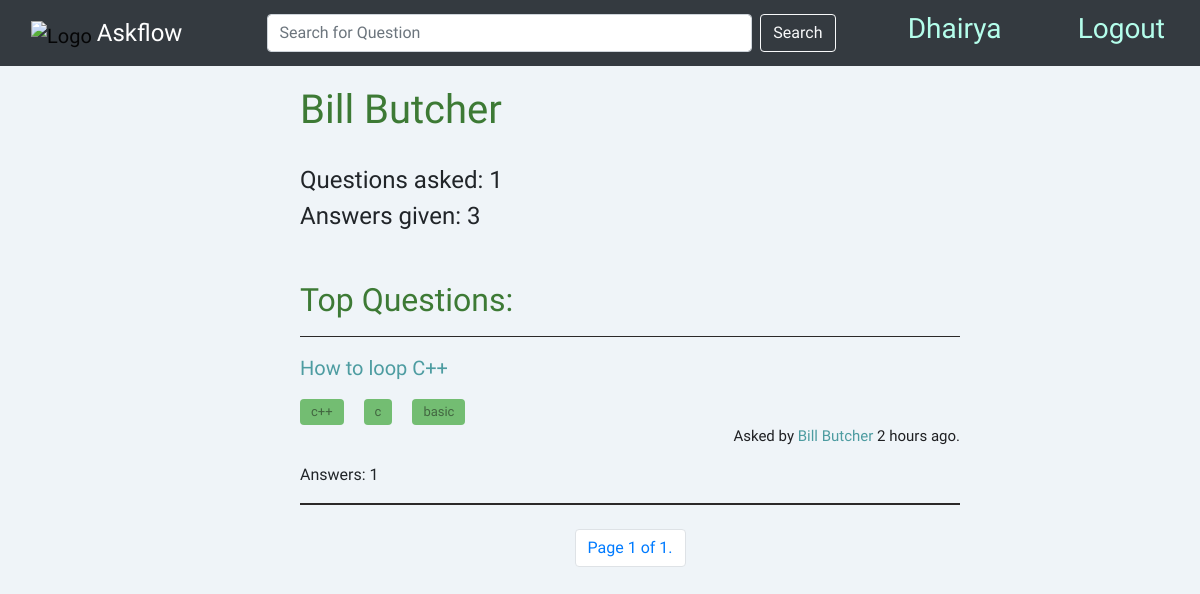
Page /profile/3 (signed in) on the committed database.
### overflow/models.py (models this page shows, shortened)
class User(AbstractUser):
    joined_date = models.DateTimeField(auto_now_add=True)
    answers = models.IntegerField(default=0)
    questions = models.IntegerField(default=0)
    def __str__(self):
        return f"{self.username} created"

class Question(models.Model):
    title = models.CharField(max_length=500)
    body = models.TextField()
    upvotes = models.IntegerField(default=0)
    downvotes = models.IntegerField(default=0)
    user = models.ForeignKey(
        User, on_delete=models.CASCADE, related_name="get_questions"
    )
    date = models.DateTimeField(auto_now_add=True)
    no_answer = models.IntegerField(default=0)
    verified_answer = models.BooleanField(default=False)

class Tags(models.Model):
    tag = models.CharField(max_length=50)
    question = models.ForeignKey(
        Question, on_delete=models.CASCADE, related_name="get_tags"
    )
    class Meta:
        unique_together = (
            "tag",
            "question",
        )

### overflow/views.py (the view)
# urls.py: path("profile/<int:id>", views.profile, name="profile"),
def profile(request,id):
    print(id)
    user = User.objects.get(id=id)
    print(user)
    ques = Question.objects.filter(user=user)
    obj = []
    for q in ques:
        t = Tags.objects.filter(question=q)
        dd = datetime.now(timezone.utc) - q.date
        min = int(round(dd.total_seconds() / 60, 0))
        time = int(round(dd.total_seconds() / 3600, 0))
        if time < 1:
            time = f"{min} minutes"
        else:
            time = f"{time} hours"
        obj.append(
            {
                "que": q,
                "tags": t,
                "days": f"{(datetime.now(timezone.utc) - q.date).days} days",
                "time": time,
            }
        )
    paginator = Paginator(obj, 4)
    page_number = request.GET.get("page")
    page_obj = paginator.get_page(page_number)
    return render(
            request,
            "overflow/profile.html",
            {
                "objects": page_obj,
                "User": user,
            },
    )

### overflow/templates/overflow/profile.html (shortened to what this page needs)
{% extends "overflow/layout.html" %}
{% block body %}
<div class="index">
    <h1 style="color: #3D7A35;">{{User.username}}</h1>
    <br />
    <h4>Questions asked: {{User.questions}}</h4>
    <h4>Answers given: {{User.answers}}</h4>
    <h2 class="green">Top Questions:</h2>
    {% for object in objects %}
      <hr />
      <a href="{% url 'question' object.que.id %}"><p>{{ object.que.title }}</p></a>
      <div class="d-flex justify-content-start pl-10">
        {% for tag in object.tags %}
        <a id="tag" class="btn" href="{% url 'tag' tag.tag %}">{{ tag.tag }}</a>
        {% endfor %}
      </div>
      <div class="d-flex justify-content-end">
        <p id="user">Asked by <a id="username" href="{% url 'profile' object.que.user.id %}"> {{ object.que.user.username }} </a>
        {% if object.days == "0 days" %}
            {{object.time}} ago.
        {% else %}
            {{object.days}} ago.
        {% endif %}
        </p>
        <br />
      </div>
        <p>Answers: {{object.que.no_answer}}</p>
    {% endfor %}
       <hr />
 <div class="d-flex justify-content-center mt-4">
    <nav aria-label="Page navigation example" id="foo">
     <ul class="pagination">
         <li class="page-item" ><span class="current page-link">
             Page {{ objects.number }} of {{ objects.paginator.num_pages }}.
         </span></li>
       </ul>
   </nav>
   </div>
</div>
{% endblock %}

### overflow/templates/overflow/layout.html (shortened to what this page needs)
{% load static %}
<!DOCTYPE html>
<html lang="en">
    <head>
        <link rel="stylesheet" href="https://stackpath.bootstrapcdn.com/bootstrap/4.4.1/css/bootstrap.min.css">
        <link rel="stylesheet" href="https://cdn.jsdelivr.net/npm/bootstrap-icons@1.5.0/font/bootstrap-icons.css">
        <link href="{% static 'overflow/styles.css' %}" rel="stylesheet">
        <link href="{% static 'overflow/index.css' %}" rel="stylesheet">
    </head>
    <body>
        <nav class="navbar navbar-light bg-dark mr-0">
            <div class="container-fluid">
              <a class="navbar-brand" href="{% url 'index' %}">
                <img
                  src="../static/overflow/download-icon-drawn+social+stack+overflow+icon-1320191384929497317_0.svg"
                  class="me-2"
                  height="50"
                  alt="Logo"
                  loading="lazy"
                />
                <span id="overflow" style="color: white;">Askflow</span>
              </a>
              <form action="{% url 'index' %}" method="post" class="d-flex input-group" id="search">
                <input
                  type="search"
                  class="form-control rounded"
                  placeholder="Search for Question"
                  aria-label="Search"
                  aria-describedby="search-addon"
                  name="search"
                />
                <button class="btn btn-outline-light my-2 my-sm-0 ml-2" type="submit">Search</button>
              </form>
               {% if user.is_authenticated %}
               <a href="{% url 'profile' user.id %}" style="text-decoration: none;"><h3 style="color: rgb(180, 254, 235);" id="HomeB">{{ user.username }}</h3></a>
               <a href="{% url 'logout' %}" style="text-decoration: none;"><h3 style="color: rgb(180, 254, 235);" id="HomeB">Logout</h3></a>
               {% else %}
               <a href="{% url 'login' %}" style="color: rgb(180, 254, 235); text-decoration: none;"><h3 id="HomeB">Login</h3></a>
               <a href="{% url 'register' %}" style="color: rgb(180, 254, 235); text-decoration: none;"><h3 id="HomeB">Register</h3></a>
               {% endif %}
            </div>
          </nav>
        <div class="body">
            {% block body %}
            {% endblock %}
        </div>
    </body>
</html>

### overflow/static/overflow/styles.css (style rules this page uses)
body { background-color: #EFF4F8; font-family: 'Catamaran', sans-serif; }
#overflow { color: rgb(180, 254, 235); font-size: larger; }
#HomeB { cursor: pointer; padding: 4px; }
#search { width: 50%; }
a { text-decoration: none; }

### overflow/static/overflow/index.css (style rules this page uses)
.index { display: block; margin-top: 20px; margin-left: 25%; margin-right: 20%; }
.index .btn { background-color: rgb(8, 65, 254); color: aliceblue; }
hr { size: 3; color: black; height: 1.5px; border-width:0; background-color:rgb(43, 41, 41) }
.index a { text-decoration: none; font-size: 20px; color: #4D9CA1; font-weight: 500; }
a#tag.btn { font-size: 13px; font-weight: 500; width: fit-content; padding: 2px 10px; background-color: #73BD72; color: rgba(16, 15, 15, 0.496); margin-right: 20px; }
.d-flex.justify-content-end p#user { font-size: 15px; color: #1f2023; }
a#username { font-size: 15px; cursor: pointer; }
.green { margin-top: 50px; color: #3D7A35; }

### rows in the picture
User: username "Dhairya"
User: username "Bill Butcher", questions "1", answers "3"
Question: que "How to loop C++", que.user.username "Bill Butcher", time "2 hours", que.no_answer "1"
Tags: tag "c++"
Tags: tag "c"
Tags: tag "basic"

### other values in the picture
{{ objects.number }} "1"
{{ objects.paginator.num_pages }} "1"
